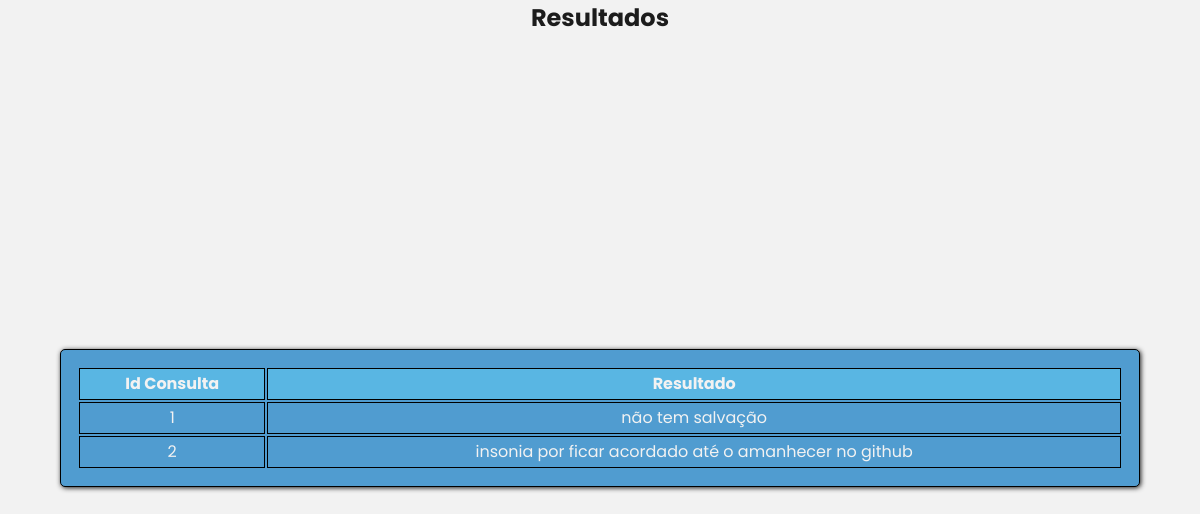
Screenshot of /listarresultados.php with the database file from the repository.
### tables this page shows
CREATE TABLE `exame` (
  `id_examen_pk` int(11) NOT NULL,
  `id_dentista_fk` int(11) NOT NULL,
  `id_paciente_fk` int(11) NOT NULL,
  `tipo` text,
  `descricao` text,
  `resultado` text,
  `hora` time DEFAULT NULL,
  `data_agenda` date DEFAULT NULL,
  `imagem` longblob
);

### persistence/Banco.php (called while the page is built, shortened)
<?php
class Banco{
	private $conexao;
	public function __construct(){
		$this->url="localhost";
		$this->usuario="root";
		$this->senha="";
		$this->banco="odontologia";
		$this->conexao=new mysqli($this->url,$this->usuario,
			$this->senha,$this->banco);
	}
	public function consultar($sql)
	{
		$consulta=$this->conexao->query($sql);
		$linhas=$consulta->num_rows;
		if($linhas>0){
			return $consulta;
		}else{
			return false;
		}
	}
}
?>

### listarresultados.php (the view, shortened to what this page needs)
<?php
	require_once 'cabecalho.php';
?>
    <h2>Resultados</h2>
<?php
	if(isset($_POST['inicio'])){
		$inicio=$_POST['inicio'];
		$fim=$inicio+4;
	} else{
		$inicio=1;
		$fim=5;
	}
	require_once 'persistence/ExamePA.php';
	$examepa=new ExamePA();
	$resultados=$examepa->listarResultado($inicio,$fim);
	if (!$resultados){
		echo "<h2>Ainda não tem resultados.</h2>";
	}else{
		echo "<table>";
		echo "<tr>";
		echo "<th>Id Consulta</th>";
		echo "<th>Resultado</th>";
		echo "</tr>";
		while ($linha=$resultados->fetch_assoc()){
			echo "<tr>";
			echo "<td>".$linha['id_examen_pk']."</td>";
			echo "<td>".$linha['resultado']."</td>";
			echo "</tr>";
		}
		echo "</table>";
 }
?>
</body>

### css/estilo.css (style rules this page uses)
:root { --color-white: #f2f2f2; --color-blue1: rgb(0, 151, 178); --color-blue2: #509CD0; --color-blue3: rgb(89, 182, 227); --color-dark1: #1c1c1c; --color-text: #d9d9d9; --color-hover: rgb(255, 255, 255, 0.2); --color-blue2hover: rgb(255, 255, 255, 0.1); }
* { margin:0px; padding:0px; }
body { display: flex; min-height: 100vh; background-color: var(--color-white); flex-direction: column; font-family: 'Poppins', sans-serif; }
h2 { text-align: center; color: var(--color-dark1); font-family: 'Poppins', sans-serif; }
table { width: 90vw; margin: auto; border: 1px solid black; color: var(--color-white); background-color: var(--color-blue2); border-radius: 5px; box-shadow: 1px 1px 5px var(--color-dark1); padding: 1em; }
tr { height: 30px; border: 1px solid white; }
th { height: 30px; background-color: var(--color-blue3); border: 1px solid black; }
td { height: 30px; text-align: center; border: 1px solid black; transition: 0.5s; }

### rows the page displays
exame: id_examen_pk "1", resultado "não tem salvação"
exame: id_examen_pk "2", resultado "insonia por ficar acordado até o amanhecer no github"
